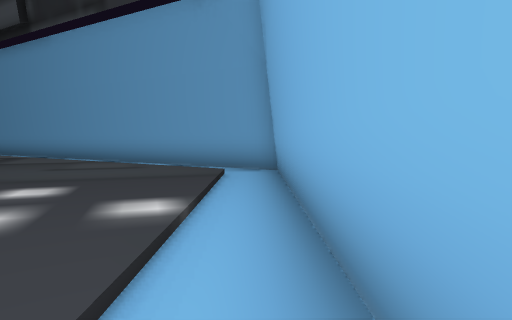
View 1 (above)

18 first-person views from a walk through a 3-D level made in the Unity game engine. The camera is 1.5 m above the floor, tilts 4° down and sees 75° across. The floor is counted in squares, 2 m on a side. Each view is taken from the middle of a square. On the plan, view 1 faces up. The plan holds only what a view shows up to about 11 squares ahead; the rest is blank. The place goes on beyond the plan.

View 2
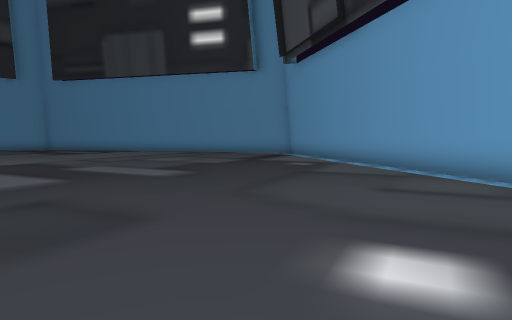

View 3
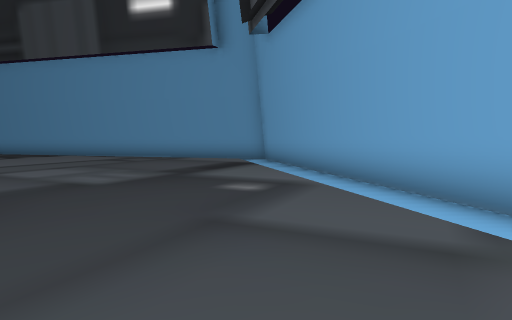

View 4
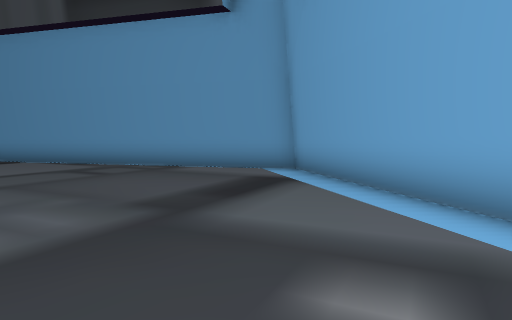

View 5
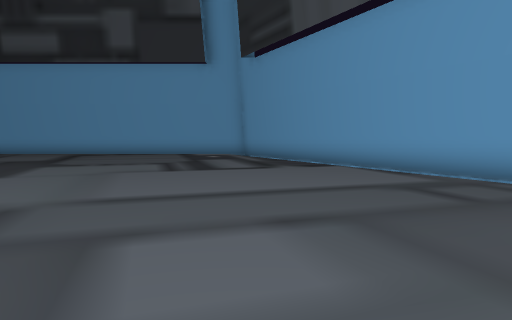

View 6
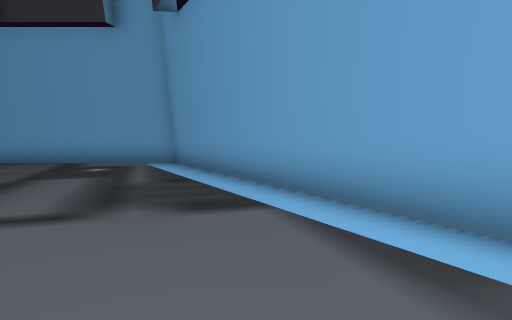

View 7
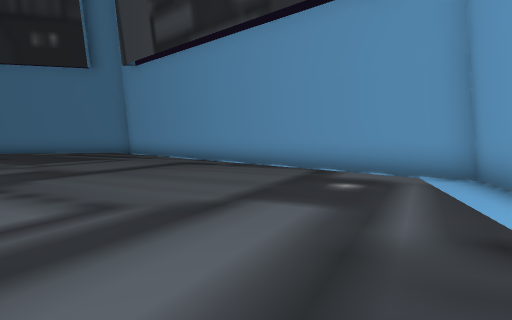

View 8
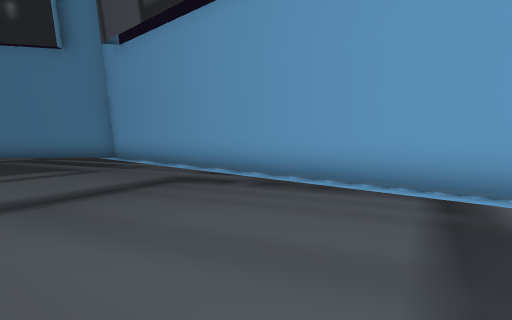

View 9
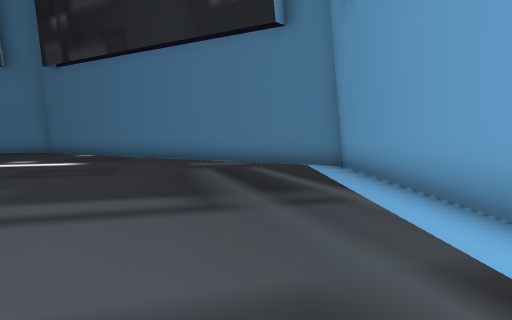

View 10
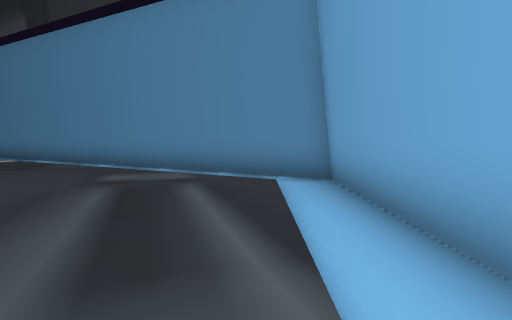

View 11
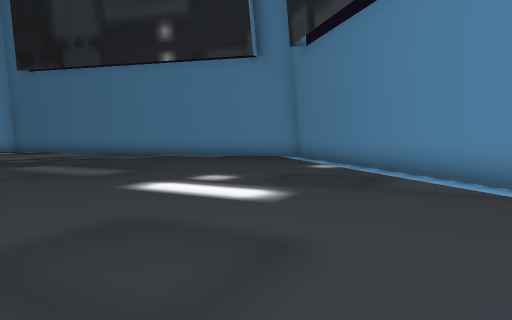

View 12
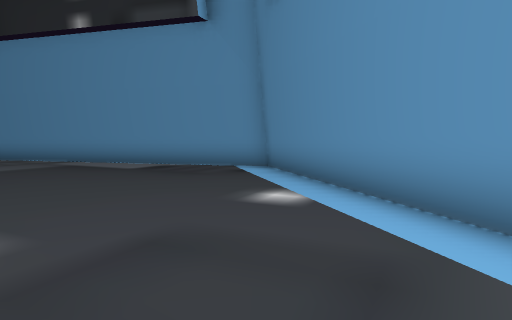

View 13
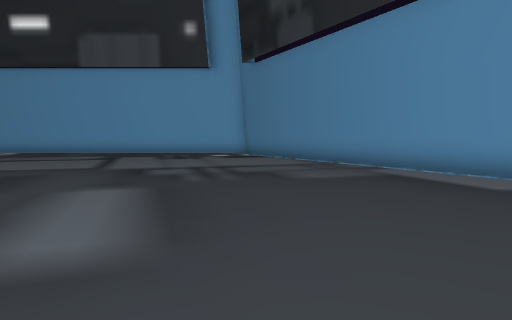

View 14
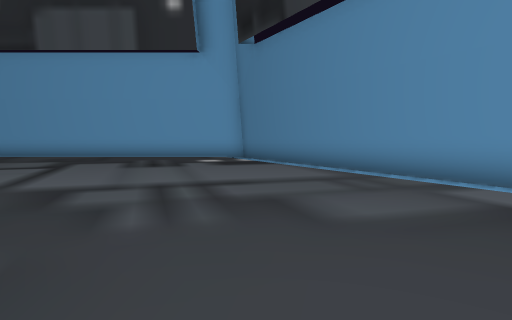

View 15
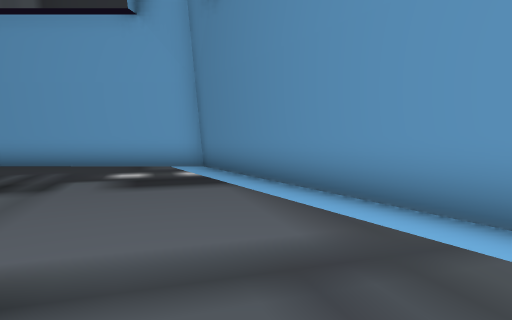

View 16
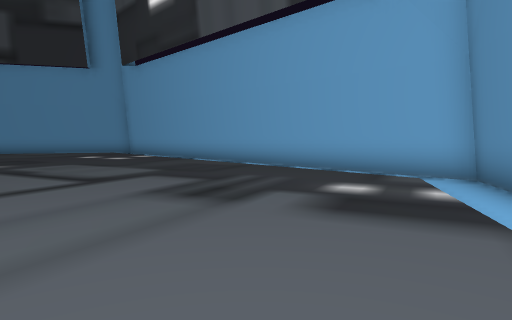

View 17
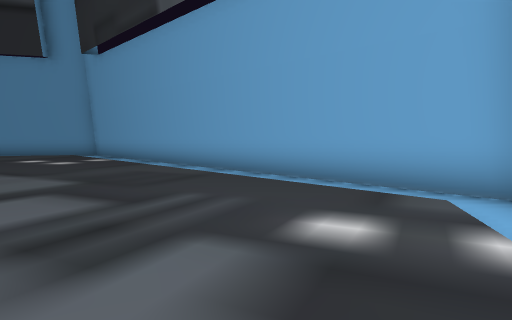

View 18
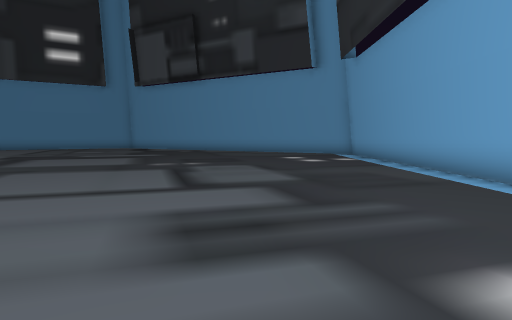

### Floor plan
Key: @ floor where view 1 was taken; # wall or solid block; . main floor; - floor 0.25 m lower than the main floor; / step, stairs or slope; = window, fence, low wall or low ledge.
Columns run from 26 left of view 1 to 1 right of it. Each row starts with its distance up from view 1.
 15             ####
 14            ##--###
 13         ###-/../-###
 12        =#-//....//-##
 11      ###-/......../-###
 10    ###-/............/-###
  9  ###-//..............//-###
  8 ##-//..................//-##
  7 #-/....................../-#
  6 #-........................-#
  5 #-........................-#
  4 #-........................-#
  3 #-.........   ............-#
  2 #-........     ...........-#
  1 #-......       ...........-#
  0 #-......        ..........@#
 -1 #-......        ..........-#
 -2 #-.....          .........-#
 -3 #-......        ..........-#
 -4 #-........     ...........-#
 -5 #-........................-#
 -6 #-........................-#
 -7 #-/....................../-#
 -8 ##-//..................//-##
 -9  ###-//..............//-###
-10    ###-/............/-###
-11      ###-/......../-###
-12        ##-//....//-##
-13         ###-/../-###
-14           ###--##
-15             ####

Positions as (right, up) in squares from view 1, and headings:
1: (0, 0), facing up
2: (-2, 2), facing up-left
3: (-4, 6), facing up-left
4: (-7, 8), facing up-left
5: (-10, 8), facing left
6: (-15, 10), facing left
7: (-18, 9), facing down-left
8: (-20, 6), facing down-left
9: (-23, 2), facing down
10: (-24, -1), facing down
11: (-21, -4), facing down-right
12: (-19, -8), facing down-right
13: (-16, -8), facing right
14: (-13, -8), facing right
15: (-9, -9), facing right
16: (-7, -9), facing up-right
17: (-5, -8), facing up-right
18: (-4, -8), facing up
